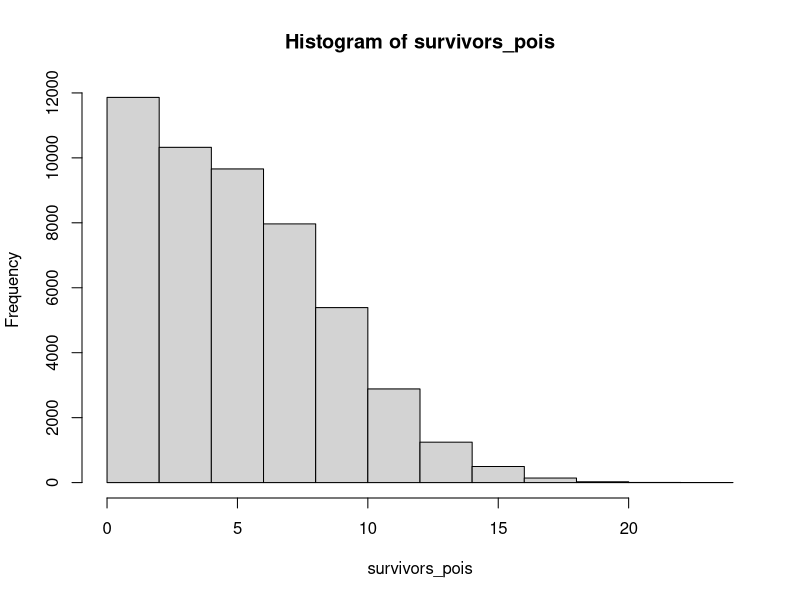
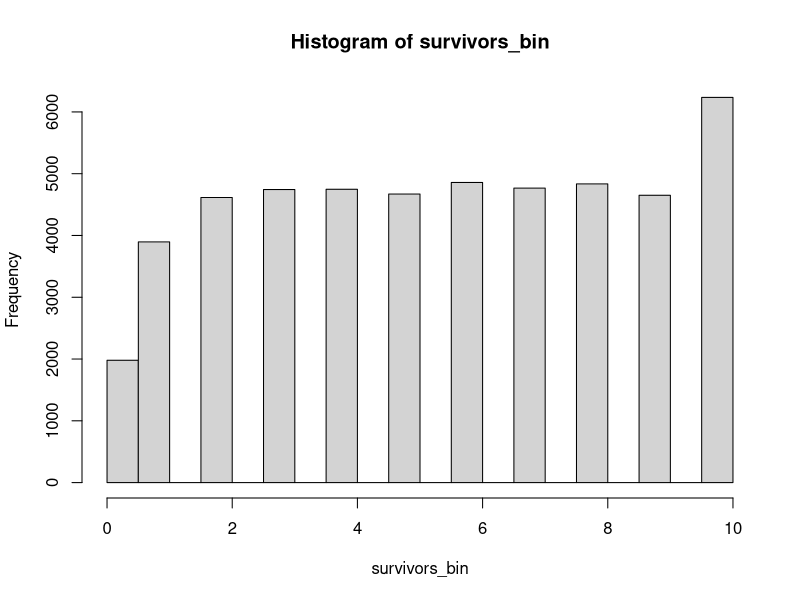
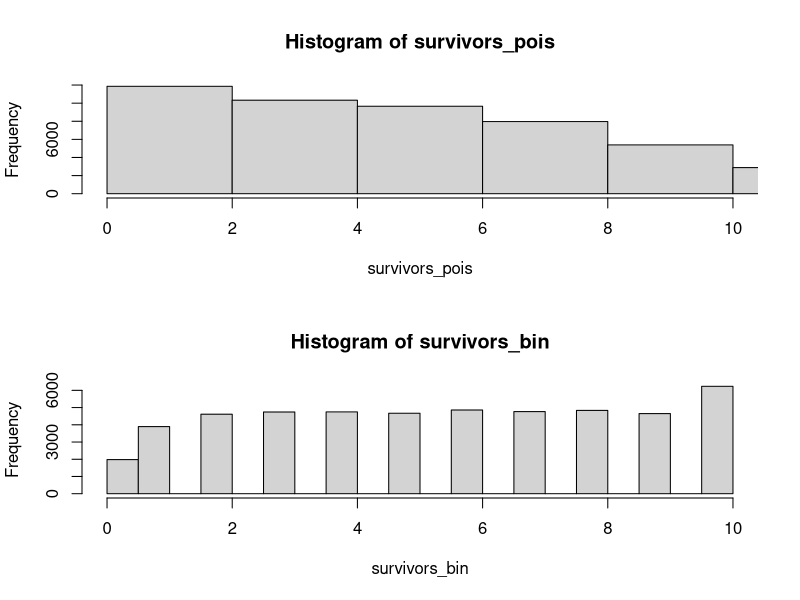
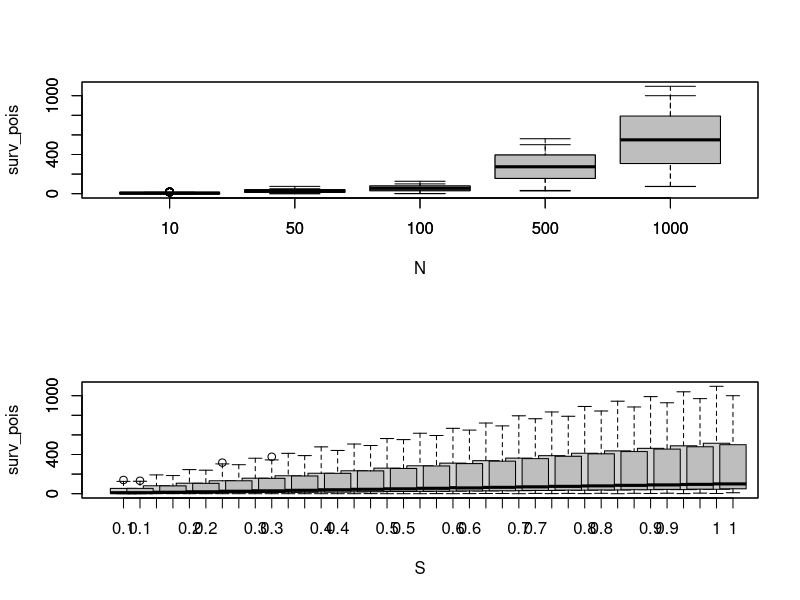
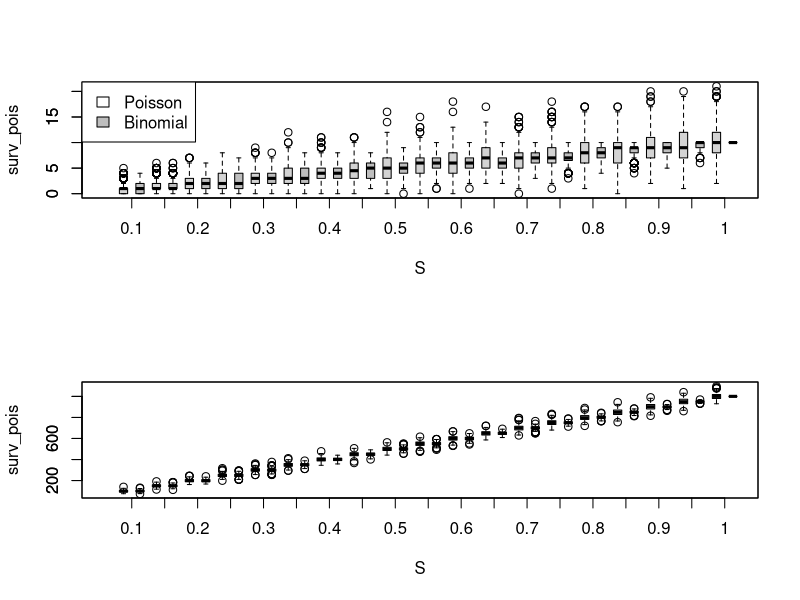
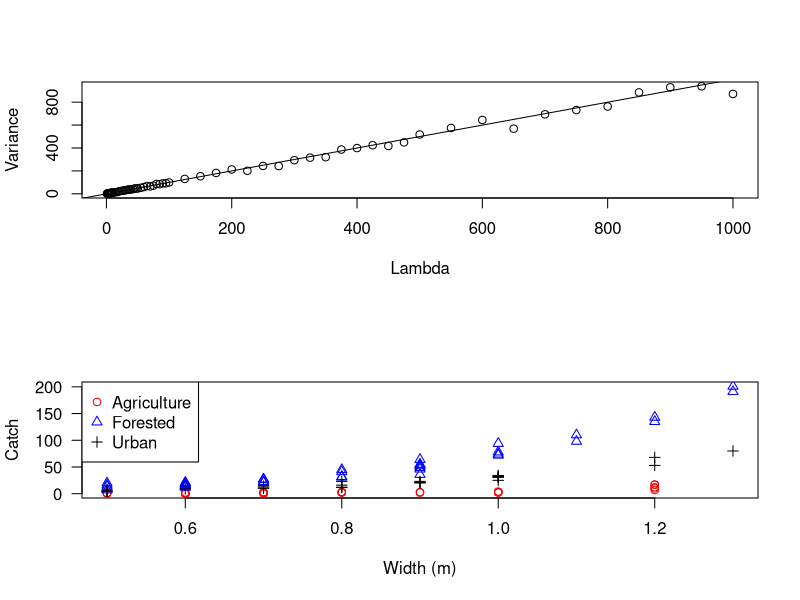
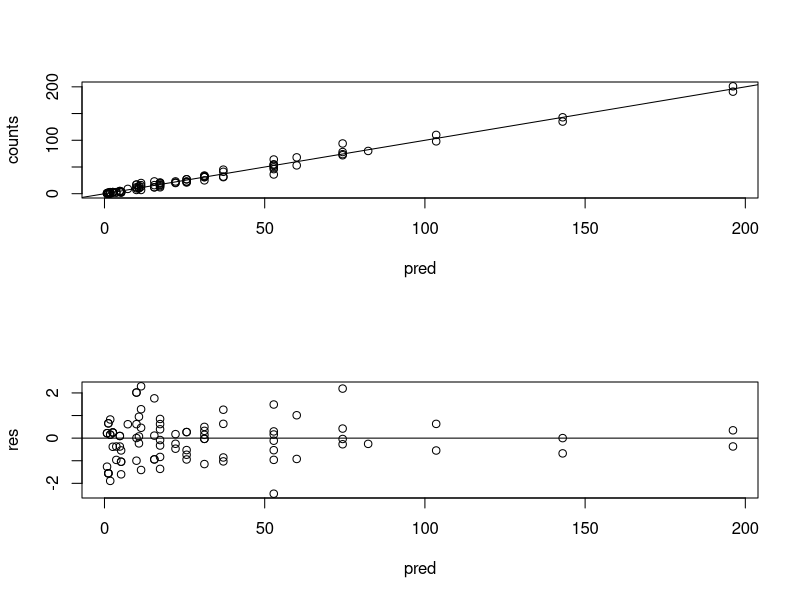
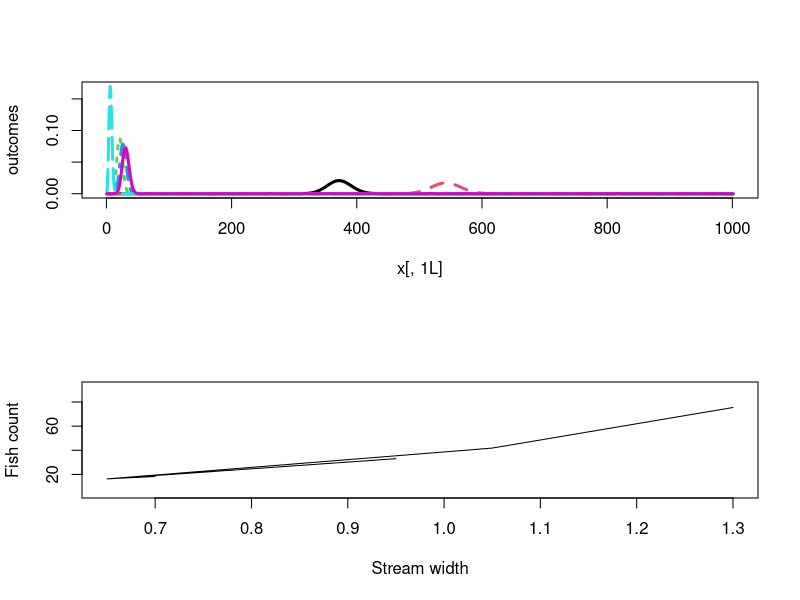

Reproduce these figures in R, in order. (Note: this script raises an error after producing the figures.)
## ----unnamed-chunk-1---- ##
S<-seq(from=0.1,to=1,by=0.05) # SET SURVIVAL
N<- c(10,50,100,500,1000)
 
 
 
## ----unnamed-chunk-2---- ##
survivors_pois<-rpois(50000,S*N[1])
survivors_bin<-rbinom(50000,N[1],S)
 
 
 
## ----unnamed-chunk-3---- ##
hist(survivors_pois)
hist(survivors_bin)
 
 
 
## ----unnamed-chunk-4---- ##
par(mfrow=c(2,1))
hist(survivors_pois,
    xlim=c(0,10))
hist(survivors_bin,
    xlim=c(0,10))
 
 
 
## ----unnamed-chunk-5---- ##
sims<- expand.grid(N=N,S=S,reps=c(1:500))
sims$surv_pois<-rpois(n=nrow(sims),lambda=sims$S*sims$N)
sims$surv_bin<- rbinom(n=nrow(sims),size=sims$N,prob=sims$S)
 
 
 
## ----unnamed-chunk-6---- ##
boxplot(surv_pois~N,data=sims)
boxplot(surv_bin~N,data=sims,add=TRUE,col='grey')
 
 
 
## ----unnamed-chunk-7---- ##
boxplot(surv_pois~S,data=sims,
    at=1:length(S)-0.25)
boxplot(surv_bin~S,data=sims,add=TRUE,col='grey',
    at=1:length(S)+0.25)
 
 
 
## ----unnamed-chunk-8---- ##
boxplot(surv_pois~S,data=sims,
    at=1:1:length(S)-0.25,
    subset=N==10,
    boxwex=0.25, # make boxplot narrower
    xaxt='n') # suppress x-axis label plotting
boxplot(surv_bin~S,data=sims,add=TRUE,col='grey',
    at=1:1:length(S)+0.25,
    subset=N==10,
    boxwex=0.25,
    xaxt='n')
axis(side=1,at=1:length(S),labels=S)
legend("topleft",legend=c("Poisson","Binomial"),
    fill=c("white","grey"))
 
 
 
## ----unnamed-chunk-9---- ##
boxplot(surv_pois~S,data=sims,
    at=1:1:length(S)-0.25,
    subset=N==1000,
    boxwex=0.25, # make boxplot narrower
    xaxt='n') # suppress x-axis label plotting
boxplot(surv_bin~S,data=sims,add=TRUE,col='grey',
    at=1:1:length(S)+0.25,
    subset=N==1000,
    boxwex=0.25,
    xaxt='n')
axis(side=1,at=1:length(S),labels=S)
 
 
 
## ----unnamed-chunk-10---- ##
sims$lambda<- sims$N*sims$S
vars<- aggregate(surv_pois~lambda,sims,var)
plot(surv_pois~lambda,data=vars,   
    xlab="Lambda",
    ylab="Variance")
abline(0,1)
 
 
 
## ----unnamed-chunk-11---- ##
fishCounts<- read.csv("fishCounts.csv")
fishCounts
 
 
 
## ----unnamed-chunk-12---- ##
plot(counts~width,
    data=fishCounts,
    xlab="Width (m)",
    ylab="Catch",
    type='n',
    las=1)
points(counts~width, data=fishCounts,
    subset=habitat=="ag",col="red",pch=1)
points(counts~width, data=fishCounts,
    subset=habitat=="forest",col="blue",pch=2)
points(counts~width, data=fishCounts,
    subset=habitat=="urban",col="black",pch=3)
legend("topleft",legend=c("Agriculture","Forested","Urban"),
    col=c("red","blue","black"),pch=c(1,2,3))
 
 
 
## ----unnamed-chunk-13---- ##
fit<- glm(counts~width+habitat,
    data=fishCounts,
    offset=log(fishCounts$streamLength),# recall it is log 
    family="poisson")
 
 
 
## ----unnamed-chunk-14---- ##
summary(fit)
 
 
 
## ----unnamed-chunk-15---- ##
betas<- coef(fit)
confint(fit)
 
 
 
## ----unnamed-chunk-16---- ##
fishCounts$pred<- fitted(fit) 
fishCounts$res<- resid(fit) 
plot(counts~pred,data=fishCounts)
abline(0,1) 
 
 
 
## ----unnamed-chunk-17---- ##
plot(res~pred,data=fishCounts)
abline(h=0) 
 
 
 
## ----unnamed-chunk-18---- ##
# do 4 streams with varying depths and land cover

preddat<-data.frame(
    width=c(1.3,1.05,0.65,0.7,0.65,0.95),
    habitat=c("forest","forest","urban","urban","ag","ag"),
    streamLength=c(123,324,75,84,68,98))

# preddat$lambda<- predict(fit,newdata=preddat,
  #   type="response")  # does not work 
 
 
 
## ----unnamed-chunk-19---- ##
preddat$lambda<- NA # prep vector to fill

preddat[preddat$habitat=="ag",]$lambda<- exp(betas[1]+
    preddat[preddat$habitat=="ag",]$width*betas[2]+
    log(preddat[preddat$habitat=="forest",]$streamLength))
preddat[preddat$habitat=="forest",]$lambda<- exp(betas[1]+
    preddat[preddat$habitat=="forest",]$width*betas[2]+
    betas[3]+
    log(preddat[preddat$habitat=="forest",]$streamLength))   
preddat[preddat$habitat=="urban",]$lambda<- exp(betas[1]+
    preddat[preddat$habitat=="urban",]$width*betas[2]+
    betas[4]+
    log(preddat[preddat$habitat=="urban",]$streamLength))   
preddat   
 
 
 
## ----unnamed-chunk-20---- ##
xx<-rpois(10000,10)
xx<- sort(xx)
xx[250]
xx[9750]
 
 
 
## ----unnamed-chunk-21---- ##
vals<-quantile(x=xx,probs=c(0.025,0.975))
vals
 
 
 
## ----unnamed-chunk-22---- ##
vals2<- qpois(c(0.025,0.975),lambda=10)
vals2
 
 
 
## ----unnamed-chunk-23---- ##
preddat$uci<-qpois(0.975, preddat$lambda)
preddat$lci<-qpois(0.025, preddat$lambda)
 
 
 
## ----unnamed-chunk-24---- ##
# MAKE A MATRIX TO STORE OUR PRECIOUS PROBABILITIES
outcomes<- matrix(0,nrow=1001,ncol=nrow(preddat))
 
 
 
## ----unnamed-chunk-25---- ##
dpois(x=3,lambda=10) # should be pretty low
dpois(x=10,lambda=10) # about mid of the road
dpois(x=17,lambda=10) # close to 1
 
 
 
## ----unnamed-chunk-26---- ##
for(i in 1:nrow(preddat))# loop over each row of predat
    {
    outcomes[,i]<-dpois(c(0:1000),lambda=preddat$lambda[i])
    }
 
 
 
## ----unnamed-chunk-27---- ##
colSums(outcomes)
 
 
 
## ----unnamed-chunk-28---- ##
matplot(y=outcomes,type='l',lwd=3)
 
 
 
## ----unnamed-chunk-29---- ##
preddat<-expand.grid( # MAKE DATASET
    width=c(1.3,1.05,0.65,0.7,0.65,0.95),
    habitat=c("forest","urban","ag"),
    streamLength=c(25:65))

preddat$lambda<- NA # prep vector to fill

# PREDICT LAMBDA
preddat[preddat$habitat=="ag",]$lambda<- exp(betas[1]+
    preddat[preddat$habitat=="ag",]$width*betas[2]+
    log(preddat[preddat$habitat=="forest",]$streamLength))
preddat[preddat$habitat=="forest",]$lambda<- exp(betas[1]+
    preddat[preddat$habitat=="forest",]$width*betas[2]+
    betas[3]+
    log(preddat[preddat$habitat=="forest",]$streamLength))   
preddat[preddat$habitat=="urban",]$lambda<- exp(betas[1]+
    preddat[preddat$habitat=="urban",]$width*betas[2]+
    betas[4]+
    log(preddat[preddat$habitat=="urban",]$streamLength))   
 
 
 
## ----unnamed-chunk-30---- ##
preddat$uci<-qpois(0.975, preddat$lambda)
preddat$lci<-qpois(0.025, preddat$lambda)
 
 
 
## ----unnamed-chunk-31---- ##
plot(uci~width,data=preddat,
    xlab="Stream width",
    ylab="Fish count",
    subset=streamLength==25,
    type='n')
points(lambda~width,data=preddat,
    subset=streamLength==25 & habitat=="forest", 
    lty=1,type='l')
 
 
 
## ----unnamed-chunk-32---- ##
preddat<- preddat[order(preddat$streamLength,preddat$width),]
 
 
 
## ----unnamed-chunk-33---- ##
plot(uci~width,data=preddat,
    xlab="Stream width",
    ylab="Fish count",
    subset=streamLength==25,
    type='n',
    las=1)
points(lambda~width,data=preddat,
    subset=streamLength==25 & habitat=="forest", 
    lty=1,type='l')
points(lci~width,data=preddat,
    subset=streamLength==25 & habitat=="forest", 
    lty=2,type='l')
points(uci~width,data=preddat,
    subset=streamLength==25 & habitat=="forest", 
    lty=2,type='l')
 
 
 
## ----unnamed-chunk-34---- ##
stemCounts<- read.csv("stemCounts.csv")
head(stemCounts)
 
 
 
## ----unnamed-chunk-35---- ##
plot(counts~elevation,data=stemCounts,
    xlab="Elevation",
    ylab="Stem counts",
    las=1,
    type='n')
points(counts~elevation,data=stemCounts,
    subset=treatment=="no burn" & habitat=="field",
    pch=1,col="red")
points(counts~elevation,data=stemCounts,
    subset=treatment=="no burn" & habitat=="riparian",
    pch=2,col="red")   
points(counts~elevation,data=stemCounts,
    subset=treatment=="no burn" & habitat=="mixed hardwood",
    pch=3,col="red")     
points(counts~elevation,data=stemCounts,
    subset=treatment=="no burn" & habitat=="pine",
    pch=4,col="red")   
    
points(counts~elevation,data=stemCounts,
    subset=treatment=="partial burn" & habitat=="field",
    pch=1,col="blue")
points(counts~elevation,data=stemCounts,
    subset=treatment=="partial burn" & habitat=="riparian",
    pch=2,col="blue")   
points(counts~elevation,data=stemCounts,
    subset=treatment=="partial burn" & habitat=="mixed hardwood",
    pch=3,col="blue")     
points(counts~elevation,data=stemCounts,
    subset=treatment=="partial burn" & habitat=="pine",
    pch=4,col="blue") 

points(counts~elevation,data=stemCounts,
    subset=treatment=="full burn" & habitat=="field",
    pch=1,col="green")
points(counts~elevation,data=stemCounts,
    subset=treatment=="full burn" & habitat=="riparian",
    pch=2,col="green")   
points(counts~elevation,data=stemCounts,
    subset=treatment=="full burn" & habitat=="mixed hardwood",
    pch=3,col="green")     
points(counts~elevation,data=stemCounts,
    subset=treatment=="full burn" & habitat=="pine",
    pch=4,col="green")  
legend("topleft",legend=c("No burn", "Partial burn", "Full burn",
    "Field","Riparian","Mixed hardwood", "Pines"),
    pch=c(1,1,1,1,1,2,3,4),col=c("red","blue","green","black","black",
        "black","black"),ncol=2)
 
 
 
## ----unnamed-chunk-36---- ##
fit<- glm(counts~treatment+habitat+elevation,
    data=stemCounts,
    family="poisson")
summary(fit)
 
 
 
## ----unnamed-chunk-37---- ##
betas<- coef(fit)
confint(fit)
 
 
 
## ----unnamed-chunk-38---- ##
stemCounts$fitted<-fitted(fit)
plot(counts~fitted, data= stemCounts,
    xlab="Predicted values",
    ylab="Counts",
    las=1)
abline(0,1)
 
 
 
## ----unnamed-chunk-39---- ##
preddat<- expand.grid(
    treatment=levels(stemCounts$treatment),
    habitat=levels(stemCounts$habitat),
    elevation=c(min(stemCounts$elevation):max(stemCounts$elevation)))
 
 
 
## ----unnamed-chunk-40---- ##
preddat$lambda<- predict(fit, newdata=preddat,
    type='response')
 
 
 
## ----unnamed-chunk-41---- ##
preddat$lci<-qpois(0.025,preddat$lambda)
preddat$uci<-qpois(0.975,preddat$lambda)
 
 
 
## ----unnamed-chunk-42---- ##
plot(counts~elevation,data=stemCounts,
    xlab="Elevation",
    ylab="Stem counts",
    las=1,
    type='n',subset=treatment=="no burn")
points(counts~elevation,data=stemCounts,
    subset=treatment=="no burn" & habitat=="field",
    pch=1,col="black")
## PLOT 95% PREDICTION INTERVALS    
points(lci~elevation,data=preddat,
    subset=treatment=="no burn" & habitat=="field",
    type='l',col="black",lty=2)
points(uci~elevation,data=preddat,
    subset=treatment=="no burn" & habitat=="field",
    type='l',col="black",lty=2)     
 
points(counts~elevation,data=stemCounts,
    subset=treatment=="no burn" & habitat=="riparian",
    pch=2,col="green")  
points(lci~elevation,data=preddat,
    subset=treatment=="no burn" & habitat=="riparian",
    type='l',col="green",lty=2)
points(uci~elevation,data=preddat,
    subset=treatment=="no burn" & habitat=="riparian",
    type='l',col="green",lty=2) 
    
points(counts~elevation,data=stemCounts,
    subset=treatment=="no burn" & habitat=="mixed hardwood",
    pch=3,col="red")    
points(lci~elevation,data=preddat,
    subset=treatment=="no burn" & habitat=="mixed hardwood",
    type='l',col="red",lty=2)
points(uci~elevation,data=preddat,
    subset=treatment=="no burn" & habitat=="mixed hardwood",
    type='l',col="red",lty=2) 
   
points(counts~elevation,data=stemCounts,
    subset=treatment=="no burn" & habitat=="pine",
    pch=4,col="blue") 
points(lci~elevation,data=preddat,
    subset=treatment=="no burn" & habitat=="pine",
    type='l',col="blue",lty=2)
points(uci~elevation,data=preddat,
    subset=treatment=="no burn" & habitat=="pine",
    type='l',col="blue",lty=2) 
 
 
 
## ----unnamed-chunk-43---- ##
fit<- glm(counts~treatment+habitat+elevation,
    data=stemCounts,
    family="quasipoisson")
summary(fit)
 
 
 
## ----unnamed-chunk-44---- ##
preddat<- expand.grid(
    treatment=levels(stemCounts$treatment),
    habitat=levels(stemCounts$habitat),
    elevation=c(min(stemCounts$elevation):max(stemCounts$elevation)))
preddat$lambda<- predict(fit, newdata=preddat,
    type='response')
 
 
 
## ----unnamed-chunk-45---- ##
dispersion<- summary(fit)$dispersion # GET DISPERSION

preddat$lci<-qnbinom(0.025, size=(preddat$lambda/(dispersion-1)),    
    mu=preddat$lambda)
preddat$uci<-qnbinom(0.975, size=(preddat$lambda/(dispersion-1)),    
    mu=preddat$lambda)
 
 
 
## ----unnamed-chunk-46---- ##
plot(counts~elevation,data=stemCounts,
    xlab="Elevation",
    ylab="Stem counts",
    las=1,
    type='n',subset=treatment=="no burn")
points(counts~elevation,data=stemCounts,
    subset=treatment=="no burn" & habitat=="field",
    pch=1,col="black")
## PLOT 95% PREDICTION INTERVALS    
points(lci~elevation,data=preddat,
    subset=treatment=="no burn" & habitat=="field",
    type='l',col="black",lty=2)
points(uci~elevation,data=preddat,
    subset=treatment=="no burn" & habitat=="field",
    type='l',col="black",lty=2)     
 
points(counts~elevation,data=stemCounts,
    subset=treatment=="no burn" & habitat=="riparian",
    pch=2,col="green")  
points(lci~elevation,data=preddat,
    subset=treatment=="no burn" & habitat=="riparian",
    type='l',col="green",lty=2)
points(uci~elevation,data=preddat,
    subset=treatment=="no burn" & habitat=="riparian",
    type='l',col="green",lty=2) 
    
points(counts~elevation,data=stemCounts,
    subset=treatment=="no burn" & habitat=="mixed hardwood",
    pch=3,col="red")    
points(lci~elevation,data=preddat,
    subset=treatment=="no burn" & habitat=="mixed hardwood",
    type='l',col="red",lty=2)
points(uci~elevation,data=preddat,
    subset=treatment=="no burn" & habitat=="mixed hardwood",
    type='l',col="red",lty=2) 
   
points(counts~elevation,data=stemCounts,
    subset=treatment=="no burn" & habitat=="pine",
    pch=4,col="blue") 
points(lci~elevation,data=preddat,
    subset=treatment=="no burn" & habitat=="pine",
    type='l',col="blue",lty=2)
points(uci~elevation,data=preddat,
    subset=treatment=="no burn" & habitat=="pine",
    type='l',col="blue",lty=2) 
 
 
 
